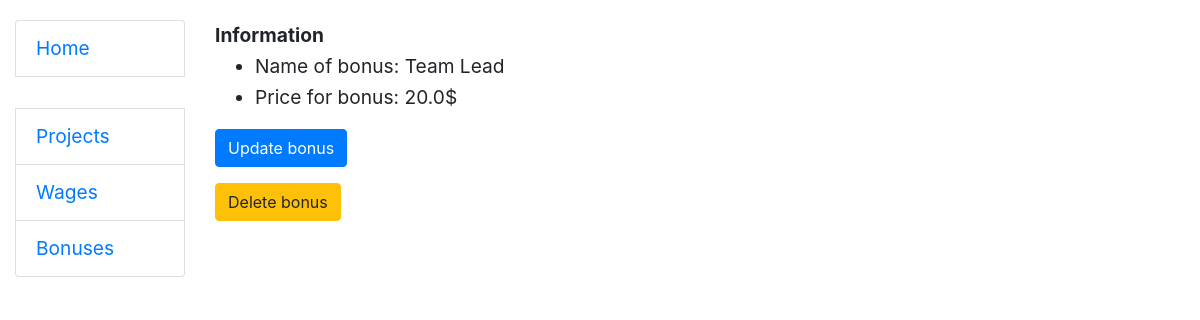
Before: /bonus/1/ with the older database file.
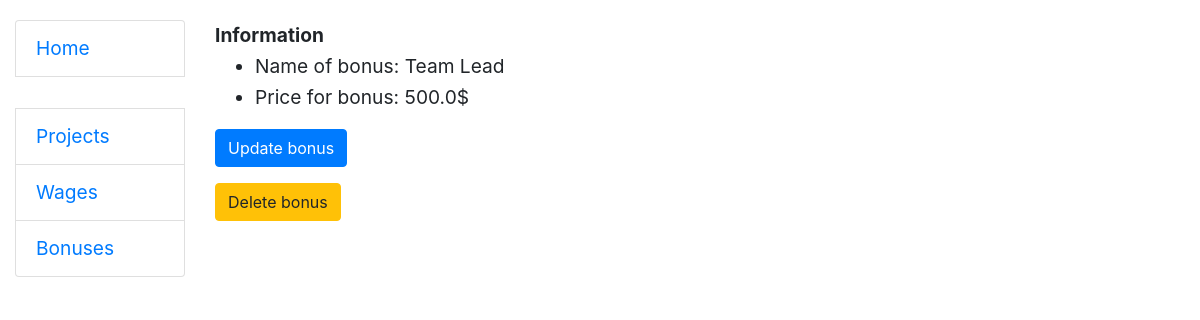
After: the same page with the newer database file.
### salary/models.py (models this page shows, shortened)
class Bonus(models.Model):
    name = models.CharField(max_length=50)
    price_for_bonus = models.FloatField()

### salary/views.py (the view)
# urls.py: path("bonus/<int:pk>/", BonusDetailView.as_view(), name="bonus-detail"),
class BonusDetailView(generic.DetailView):
    model = Bonus

### templates/salary/bonus_detail.html
{% extends "base.html" %}
{% block content %}
    <strong>Information</strong>
    <br>
    <ul>
        <li>Name of bonus: {{ bonus.name }}</li>
        <li>Price for bonus: {{ bonus.price_for_bonus }}$</li>
    </ul>
    <p><a  class="button-update btn btn-primary" href="{% url 'salary:bonus-update' pk=bonus.id %}">Update bonus</a></p>
    <p><a  class="button-delete btn btn-warning" href="{% url 'salary:bonus-delete' pk=bonus.id %}">Delete bonus</a></p>
{% endblock %}

Changed rows visible on the page:
changed Bonus "Team Lead": price_for_bonus "20.0" → "500.0"
